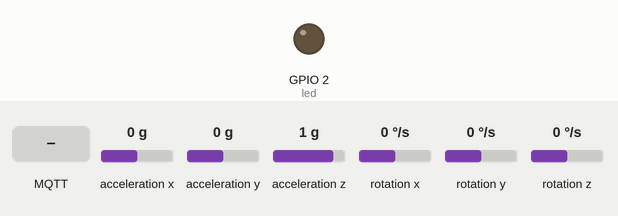
Bench run of a sketch on a simulated ESP8266 (NodeMCU). On the bench: output pins drawn as LEDs (lit = HIGH). Wiring (inferred from the names in the program): MPU-6050 motion sensor at I2C address 0x68. The test bench sets the inputs (shaded band); at power-on: acceleration y 0 g, acceleration x 0 g, acceleration z 1 g, rotation x 0 °/s, rotation y 0 °/s, rotation z 0 °/s. WiFi joins after 1.5 s; servers stay silent unless stated; no MQTT or app messages arrive unless stated; what the sketch prints to the serial monitor is not drawn.

Above: at 0.1 s.
At 2.9 s:
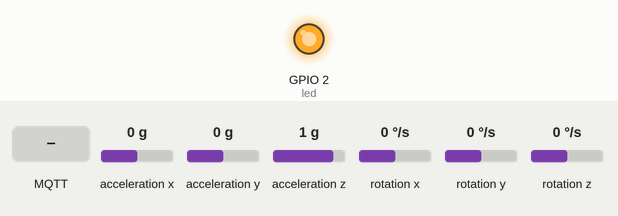
3.0 s: MQTT message "1" arrives on the first subscribed topic
4.5 s: acceleration y set to 0.8 g
Timing chart, 0 to 7.5 s (numbered marks = the images above; inputs shaded):
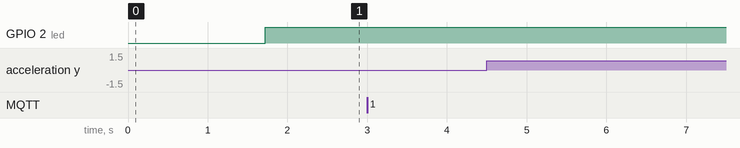

The sketch:

mqtt_esp8266_unimaker.ino
```cpp
/*
 Basic ESP8266 MQTT example

 This sketch demonstrates the capabilities of the pubsub library in combination
 with the ESP8266 board/library.

 It connects to an MQTT server then:
  - publishes "hello world" to the topic "outTopic" every two seconds
  - subscribes to the topic "inTopic", printing out any messages
    it receives. NB - it assumes the received payloads are strings not binary
  - If the first character of the topic "inTopic" is an 1, switch ON the ESP Led,
    else switch it off

 It will reconnect to the server if the connection is lost using a blocking
 reconnect function. See the 'mqtt_reconnect_nonblocking' example for how to
 achieve the same result without blocking the main loop.

 To install the ESP8266 board, (using Arduino 1.6.4+):
  - Add the following 3rd party board manager under "File -> Preferences -> Additional Boards Manager URLs":
       http://arduino.esp8266.com/stable/package_esp8266com_index.json
  - Open the "Tools -> Board -> Board Manager" and click install for the ESP8266"
  - Select your ESP8266 in "Tools -> Board"

*/

#include <ESP8266WiFi.h>
#include <PubSubClient.h>
#include <Wire.h>
//#include <ESP8266WiFi.h>
// MPU6050 Slave Device Address
const uint8_t MPU6050SlaveAddress = 0x68;

// Select SDA and SCL pins for I2C communication
const uint8_t scl = 12;//D6
const uint8_t sda = 13;//D7
const uint8_t led = 2;//D7

// sensitivity scale factor respective to full scale setting provided in datasheet
const uint16_t AccelScaleFactor = 16384;
const uint16_t GyroScaleFactor = 131;

// MPU6050 few configuration register addresses
const uint8_t MPU6050_REGISTER_SMPLRT_DIV   =  0x19;
const uint8_t MPU6050_REGISTER_USER_CTRL    =  0x6A;
const uint8_t MPU6050_REGISTER_PWR_MGMT_1   =  0x6B;
const uint8_t MPU6050_REGISTER_PWR_MGMT_2   =  0x6C;
const uint8_t MPU6050_REGISTER_CONFIG       =  0x1A;
const uint8_t MPU6050_REGISTER_GYRO_CONFIG  =  0x1B;
const uint8_t MPU6050_REGISTER_ACCEL_CONFIG =  0x1C;
const uint8_t MPU6050_REGISTER_FIFO_EN      =  0x23;
const uint8_t MPU6050_REGISTER_INT_ENABLE   =  0x38;
const uint8_t MPU6050_REGISTER_ACCEL_XOUT_H =  0x3B;
const uint8_t MPU6050_REGISTER_SIGNAL_PATH_RESET  = 0x68;

int16_t AccelX, AccelY, AccelZ, Temperature, GyroX, GyroY, GyroZ;
// Update these with values suitable for your network.

const char* ssid = "funny";
const char* password = "qwert123!@#";
const char* mqtt_server = "iot.eclipse.org";

WiFiClient espClient;
PubSubClient client(espClient);
long lastMsg = 0;
char msg[50];
const char* pub_topic = "unimaker/parcel/ID";
const char* pub_acc_topic = "unimaker/parcel/data";
const char* sub_topic = "unimaker/ESP/Incoming";


int value = 0;
int statusofparcel = 0;
char id[50];

void setup() {
  pinMode(led, OUTPUT);     // Initialize the led pin as an output
  digitalWrite(led,0);
  Serial.begin(115200);
  Wire.begin(sda, scl);
  MPU6050_Init();
  setup_wifi();
  client.setServer(mqtt_server, 1883);
  client.setCallback(callback);
  if (!client.connected()) {
    reconnect();
  }
  // send discover message
  WiFi.macAddress().toCharArray(msg, 50);
  Serial.print("send discover message: ");
  Serial.println(msg);
  client.publish(pub_topic, msg);
}

void setup_wifi() {

  delay(10);
  // We start by connecting to a WiFi network
  Serial.println();
  Serial.print("Connecting to ");
  Serial.println(ssid);
  WiFi.hostname("ESP_UNIMAKER");
  WiFi.mode(WIFI_STA);
  WiFi.begin(ssid, password);

  while (WiFi.status() != WL_CONNECTED) {
    delay(500);
    Serial.print(".");
  }

  Serial.println("");
  Serial.println("WiFi connected");
  Serial.println("IP address: ");
  Serial.println(WiFi.localIP());
}

void callback(char* topic, byte* payload, unsigned int length) {
  Serial.print("Message arrived [");
  Serial.print(topic);
  Serial.print("] ");
  for (int i = 0; i < length; i++) {
    Serial.print((char)payload[i]);
  }
  Serial.println();

}

void reconnect() {
  // Loop until we're reconnected
  while (!client.connected()) {
    Serial.print("Attempting MQTT connection...");
    // Attempt to connect
    if (client.connect("ESP8266Client")) {
      Serial.println("connected");
      // Once connected, publish an announcement...
      // send rediscover message
      //client.publish("outTopic", "hello world");
      // ... and resubscribe
      client.subscribe(sub_topic);
    } else {
      Serial.print("failed, rc=");
      Serial.print(client.state());
      Serial.println(" try again in 5 seconds");
      // Wait 5 seconds before retrying
      delay(5000);
    }
  }
}

void loop() {

  if (!client.connected()) {
    reconnect();
  }
  client.loop();
  double Ax, Ay, Az, T;
  double anglex, angley;

  Read_RawValue(MPU6050SlaveAddress, MPU6050_REGISTER_ACCEL_XOUT_H);

  //divide each with their sensitivity scale factor
  Ax = (double)AccelX/AccelScaleFactor;
  Ay = (double)AccelY/AccelScaleFactor;
  Az = (double)AccelZ/AccelScaleFactor;
  T = (double)Temperature/340+36.53; //temperature formula
  anglex = atan2(Ay,Ax);
  angley = atan2(Az,Ax);

  /*Serial.print("Ax: "); Serial.print(Ax);
  Serial.print(" Ay: "); Serial.print(Ay);
  Serial.print(" Az: "); Serial.print(Az);
  Serial.print(" T: "); Serial.print(T);*/

  anglex = atan2(Ay,Ax);
  angley = atan2(Az,Ax);

  if (anglex > 0.65 || anglex < -0.65)
  {

    if (statusofparcel == 0)
    {
      statusofparcel = 1;
      digitalWrite(led,1);
      //publish current data
      sprintf(id,"%s,%d,%.2f,%.2f,%.2f,%.2f",WiFi.macAddress().c_str(),statusofparcel,Ax,Ay,Az,T);
      Serial.println(id);
      client.publish(pub_acc_topic, id);
    }
    Serial.println("tiled");
  }
  if (angley > 0.65 || angley < -0.65)
  {
    if (statusofparcel == 0)
    {
      statusofparcel = 1;
      digitalWrite(led,1);
      //publish current data
      sprintf(id,"%s,%d,%.2f,%.2f,%.2f,%.2f",WiFi.macAddress().c_str(),statusofparcel,Ax,Ay,Az,T);
      Serial.println(id);
      client.publish(pub_acc_topic, id);
    }
    Serial.println("tiled");
  }
  //Serial.println("something");
  long now = millis();
  if (now - lastMsg > 5000) {
    lastMsg = now;
    //Serial.println("2 sec");
    //publish data
    sprintf(id,"%s,%d,%.2f,%.2f,%.2f,%.2f",WiFi.macAddress().c_str(),statusofparcel,Ax,Ay,Az,T);
    Serial.println(id);
    client.publish(pub_acc_topic, id);
  }
}

void I2C_Write(uint8_t deviceAddress, uint8_t regAddress, uint8_t data){
  Wire.beginTransmission(deviceAddress);
  Wire.write(regAddress);
  Wire.write(data);
  Wire.endTransmission();
}

// read all 14 register
void Read_RawValue(uint8_t deviceAddress, uint8_t regAddress){
  Wire.beginTransmission(deviceAddress);
  Wire.write(regAddress);
  Wire.endTransmission();
  Wire.requestFrom(deviceAddress, (uint8_t)14);
  AccelX = (((int16_t)Wire.read()<<8) | Wire.read());
  AccelY = (((int16_t)Wire.read()<<8) | Wire.read());
  AccelZ = (((int16_t)Wire.read()<<8) | Wire.read());
  Temperature = (((int16_t)Wire.read()<<8) | Wire.read());
  GyroX = (((int16_t)Wire.read()<<8) | Wire.read());
  GyroY = (((int16_t)Wire.read()<<8) | Wire.read());
  GyroZ = (((int16_t)Wire.read()<<8) | Wire.read());
}

//configure MPU6050
void MPU6050_Init(){
  delay(150);
  I2C_Write(MPU6050SlaveAddress, MPU6050_REGISTER_SMPLRT_DIV, 0x07);
  I2C_Write(MPU6050SlaveAddress, MPU6050_REGISTER_PWR_MGMT_1, 0x01);
  I2C_Write(MPU6050SlaveAddress, MPU6050_REGISTER_PWR_MGMT_2, 0x00);
  I2C_Write(MPU6050SlaveAddress, MPU6050_REGISTER_CONFIG, 0x00);
  I2C_Write(MPU6050SlaveAddress, MPU6050_REGISTER_GYRO_CONFIG, 0x00);//set +/-250 degree/second full scale
  I2C_Write(MPU6050SlaveAddress, MPU6050_REGISTER_ACCEL_CONFIG, 0x00);// set +/- 2g full scale
  I2C_Write(MPU6050SlaveAddress, MPU6050_REGISTER_FIFO_EN, 0x00);
  I2C_Write(MPU6050SlaveAddress, MPU6050_REGISTER_INT_ENABLE, 0x01);
  I2C_Write(MPU6050SlaveAddress, MPU6050_REGISTER_SIGNAL_PATH_RESET, 0x00);
  I2C_Write(MPU6050SlaveAddress, MPU6050_REGISTER_USER_CTRL, 0x00);
}
```
